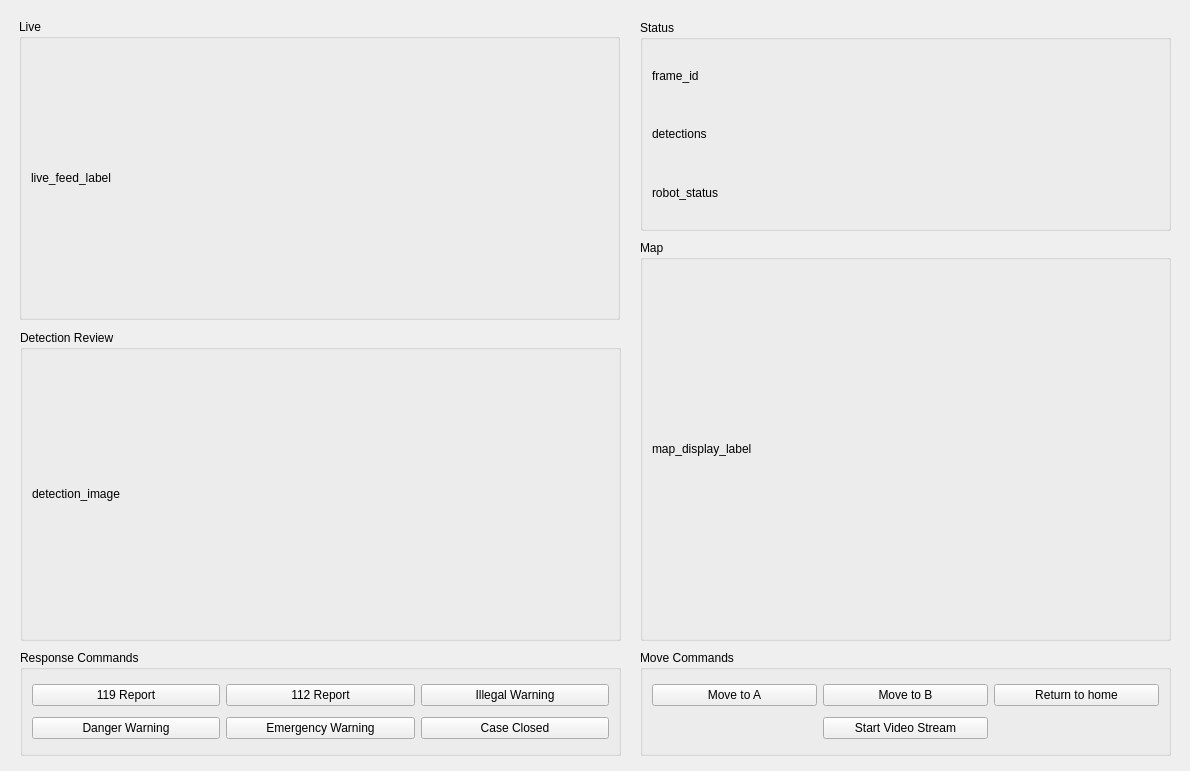
<?xml version="1.0" encoding="UTF-8"?>
<ui version="4.0">
 <class>Form</class>
 <widget class="QWidget" name="Form">
  <property name="windowModality">
   <enum>Qt::NonModal</enum>
  </property>
  <property name="geometry">
   <rect>
    <x>0</x>
    <y>0</y>
    <width>1190</width>
    <height>771</height>
   </rect>
  </property>
  <property name="windowTitle">
   <string>Form</string>
  </property>
  <widget class="QWidget" name="widget" native="true">
   <property name="enabled">
    <bool>true</bool>
   </property>
   <property name="geometry">
    <rect>
     <x>10</x>
     <y>10</y>
     <width>621</width>
     <height>751</height>
    </rect>
   </property>
   <property name="acceptDrops">
    <bool>false</bool>
   </property>
   <property name="autoFillBackground">
    <bool>false</bool>
   </property>
   <widget class="QGroupBox" name="live">
    <property name="geometry">
     <rect>
      <x>9</x>
      <y>9</y>
      <width>601</width>
      <height>301</height>
     </rect>
    </property>
    <property name="title">
     <string>Live</string>
    </property>
    <layout class="QGridLayout" name="gridLayout">
     <item row="0" column="0" rowspan="2">
      <widget class="QLabel" name="live_feed_label">
       <property name="text">
        <string>live_feed_label</string>
       </property>
      </widget>
     </item>
    </layout>
   </widget>
   <widget class="QGroupBox" name="detection_review">
    <property name="geometry">
     <rect>
      <x>10</x>
      <y>320</y>
      <width>601</width>
      <height>311</height>
     </rect>
    </property>
    <property name="title">
     <string>Detection Review</string>
    </property>
    <layout class="QGridLayout" name="gridLayout_4">
     <item row="1" column="0">
      <widget class="QLabel" name="detection_image">
       <property name="text">
        <string>detection_image</string>
       </property>
      </widget>
     </item>
    </layout>
   </widget>
   <widget class="QGroupBox" name="response_commands">
    <property name="geometry">
     <rect>
      <x>10</x>
      <y>640</y>
      <width>601</width>
      <height>106</height>
     </rect>
    </property>
    <property name="title">
     <string>Response Commands</string>
    </property>
    <layout class="QGridLayout" name="gridLayout_6">
     <item row="1" column="2">
      <widget class="QPushButton" name="btn_case_closed">
       <property name="text">
        <string>Case Closed</string>
       </property>
      </widget>
     </item>
     <item row="1" column="1">
      <widget class="QPushButton" name="btn_emergency_warning">
       <property name="text">
        <string>Emergency Warning</string>
       </property>
      </widget>
     </item>
     <item row="1" column="0">
      <widget class="QPushButton" name="btn_danger_warning">
       <property name="text">
        <string>Danger Warning</string>
       </property>
      </widget>
     </item>
     <item row="0" column="0">
      <widget class="QPushButton" name="btn_fire_report">
       <property name="text">
        <string>119 Report</string>
       </property>
      </widget>
     </item>
     <item row="0" column="1">
      <widget class="QPushButton" name="btn_police_report">
       <property name="text">
        <string>112 Report</string>
       </property>
      </widget>
     </item>
     <item row="0" column="2">
      <widget class="QPushButton" name="btn_illegal_warning">
       <property name="text">
        <string>Illegal Warning</string>
       </property>
      </widget>
     </item>
    </layout>
   </widget>
  </widget>
  <widget class="QWidget" name="widget_2" native="true">
   <property name="geometry">
    <rect>
     <x>630</x>
     <y>10</y>
     <width>551</width>
     <height>751</height>
    </rect>
   </property>
   <widget class="QGroupBox" name="status">
    <property name="geometry">
     <rect>
      <x>10</x>
      <y>10</y>
      <width>531</width>
      <height>211</height>
     </rect>
    </property>
    <property name="title">
     <string>Status</string>
    </property>
    <layout class="QGridLayout" name="gridLayout_2">
     <item row="0" column="0">
      <widget class="QLabel" name="connectivity_label">
       <property name="text">
        <string>frame_id</string>
       </property>
      </widget>
     </item>
     <item row="1" column="0">
      <widget class="QLabel" name="detections">
       <property name="text">
        <string>detections</string>
       </property>
      </widget>
     </item>
     <item row="2" column="0">
      <widget class="QLabel" name="robot_status">
       <property name="text">
        <string>robot_status</string>
       </property>
      </widget>
     </item>
    </layout>
   </widget>
   <widget class="QGroupBox" name="map">
    <property name="geometry">
     <rect>
      <x>10</x>
      <y>230</y>
      <width>531</width>
      <height>401</height>
     </rect>
    </property>
    <property name="title">
     <string>Map</string>
    </property>
    <layout class="QGridLayout" name="gridLayout_3">
     <item row="1" column="1">
      <widget class="QLabel" name="map_display_label">
       <property name="text">
        <string>map_display_label</string>
       </property>
      </widget>
     </item>
    </layout>
   </widget>
   <widget class="QGroupBox" name="move_commands">
    <property name="geometry">
     <rect>
      <x>10</x>
      <y>640</y>
      <width>531</width>
      <height>106</height>
     </rect>
    </property>
    <property name="title">
     <string>Move Commands</string>
    </property>
    <layout class="QGridLayout" name="gridLayout_5">
     <item row="0" column="3">
      <widget class="QPushButton" name="btn_return_to_home">
       <property name="text">
        <string>Return to home</string>
       </property>
      </widget>
     </item>
     <item row="0" column="1">
      <widget class="QPushButton" name="btn_move_to_A">
       <property name="sizePolicy">
        <sizepolicy hsizetype="Minimum" vsizetype="Fixed">
         <horstretch>0</horstretch>
         <verstretch>0</verstretch>
        </sizepolicy>
       </property>
       <property name="text">
        <string>Move to A</string>
       </property>
      </widget>
     </item>
     <item row="0" column="2">
      <widget class="QPushButton" name="btn_move_to_B">
       <property name="text">
        <string>Move to B</string>
       </property>
      </widget>
     </item>
     <item row="1" column="2">
      <widget class="QPushButton" name="btn_start_video_stream">
       <property name="text">
        <string>Start Video Stream</string>
       </property>
      </widget>
     </item>
    </layout>
   </widget>
  </widget>
 </widget>
 <resources/>
 <connections/>
</ui>
